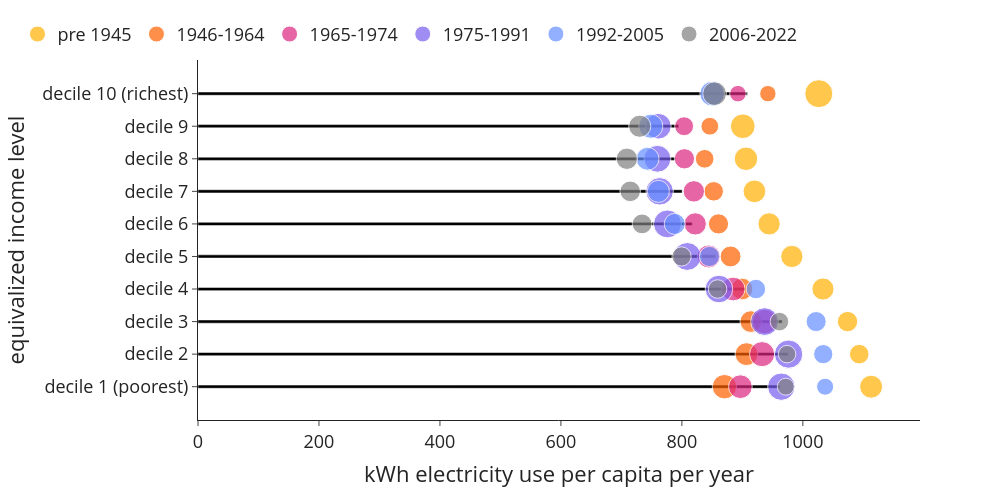

Here is the notebook cell this chart was saved with:
### Code cell
bubblechart((use['netelectricity'+year]*use['n_hhd']), use['n_hhdmem'+year], use['n_hhd'], 0, 2, 'kWh electricity use per capita per year','equivalized income level', 'kWh_per_cap_inc_age')

### Figure 1 — Plotly figure (JSON) as saved in the notebook; plotly's stock layout.template omitted (floating-point values rounded to 4 significant figures)
{"data": [{"alignmentgroup": "True", "hovertemplate": "kWh electricity use per capita per year=%{x}<br>equivalized income level=%{y}<extra></extra>", "legendgroup": "", "marker": {"color": "#000000", "pattern": {"shape": ""}}, "name": "", "offsetgroup": "", "orientation": "h", "showlegend": false, "textposition": "auto", "type": "bar", "x": [962.2, 975.7, 965.9, 905.8, 856.1, 817.0, 800.6, 789.1, 794.7, 908.5], "xaxis": "x", "y": ["decile 1 (poorest)", "decile 2", "decile 3", "decile 4", "decile 5", "decile 6", "decile 7", "decile 8", "decile 9", "decile 10 (richest)"], "yaxis": "y"}, {"legendrank": 0, "marker": {"color": "#ffb000", "size": [127900, 93655, 101290, 119535, 120625, 121075, 125575, 134475, 148765, 191895], "sizemin": 4, "sizemode": "area", "sizeref": 488.6}, "mode": "markers", "name": "pre 1945", "showlegend": true, "type": "scatter", "x": [1113.0, 1093.0, 1074.0, 1033.0, 981.8, 944.2, 920.0, 906.0, 900.7, 1026.0], "y": ["decile 1 (poorest)", "decile 2", "decile 3", "decile 4", "decile 5", "decile 6", "decile 7", "decile 8", "decile 9", "decile 10 (richest)"]}, {"legendrank": 1, "marker": {"color": "#fe6100", "size": [146245, 127435, 115435, 116195, 106580, 99645, 92875, 85455, 77205, 65785], "sizemin": 4, "sizemode": "area", "sizeref": 488.6}, "mode": "markers", "name": "1946-1964", "showlegend": true, "type": "scatter", "x": [870.4, 906.8, 914.0, 899.3, 880.5, 860.5, 852.6, 837.6, 846.2, 942.1], "y": ["decile 1 (poorest)", "decile 2", "decile 3", "decile 4", "decile 5", "decile 6", "decile 7", "decile 8", "decile 9", "decile 10 (richest)"]}, {"legendrank": 2, "marker": {"color": "#dc267f", "size": [137630, 154120, 147745, 137870, 129075, 121160, 111865, 100475, 87185, 66805], "sizemin": 4, "sizemode": "area", "sizeref": 488.6}, "mode": "markers", "name": "1965-1974", "showlegend": true, "type": "scatter", "x": [896.7, 932.6, 936.8, 884.8, 844.4, 822.0, 819.8, 804.2, 803.7, 892.6], "y": ["decile 1 (poorest)", "decile 2", "decile 3", "decile 4", "decile 5", "decile 6", "decile 7", "decile 8", "decile 9", "decile 10 (richest)"]}, {"legendrank": 3, "marker": {"color": "#785ef0", "size": [182925, 195450, 188770, 186050, 189790, 190540, 184195, 176075, 161385, 126120], "sizemin": 4, "sizemode": "area", "sizeref": 488.6}, "mode": "markers", "name": "1975-1991", "showlegend": true, "type": "scatter", "x": [964.3, 976.4, 936.8, 861.3, 808.9, 776.2, 763.2, 759.6, 761.1, 851.4], "y": ["decile 1 (poorest)", "decile 2", "decile 3", "decile 4", "decile 5", "decile 6", "decile 7", "decile 8", "decile 9", "decile 10 (richest)"]}, {"legendrank": 4, "marker": {"color": "#648fff", "size": [71185, 90770, 98460, 92725, 99765, 108290, 118985, 128645, 141990, 149100], "sizemin": 4, "sizemode": "area", "sizeref": 488.6}, "mode": "markers", "name": "1992-2005", "showlegend": true, "type": "scatter", "x": [1037.0, 1034.0, 1022.0, 922.3, 845.5, 788.3, 761.1, 743.3, 748.6, 850.1], "y": ["decile 1 (poorest)", "decile 2", "decile 3", "decile 4", "decile 5", "decile 6", "decile 7", "decile 8", "decile 9", "decile 10 (richest)"]}, {"legendrank": 5, "marker": {"color": "#808080", "size": [70725, 75405, 84710, 84315, 90645, 95925, 103220, 111575, 120065, 136935], "sizemin": 4, "sizemode": "area", "sizeref": 488.6}, "mode": "markers", "name": "2006-2022", "showlegend": true, "type": "scatter", "x": [971.7, 973.9, 961.3, 859.0, 799.5, 734.2, 714.6, 709.1, 730.3, 854.1], "y": ["decile 1 (poorest)", "decile 2", "decile 3", "decile 4", "decile 5", "decile 6", "decile 7", "decile 8", "decile 9", "decile 10 (richest)"]}], "layout": {"bargap": 0.9, "barmode": "relative", "font": {"size": 18}, "height": 500, "legend": {"orientation": "h", "tracegroupgap": 0, "x": -0.25, "xanchor": "left", "y": 1.02, "yanchor": "bottom"}, "margin": {"t": 60}, "width": 1000, "xaxis": {"anchor": "y", "domain": [0, 1], "title": {"text": "kWh electricity use per capita per year"}}, "yaxis": {"anchor": "x", "domain": [0, 1], "title": {"text": "equivalized income level"}}}}
